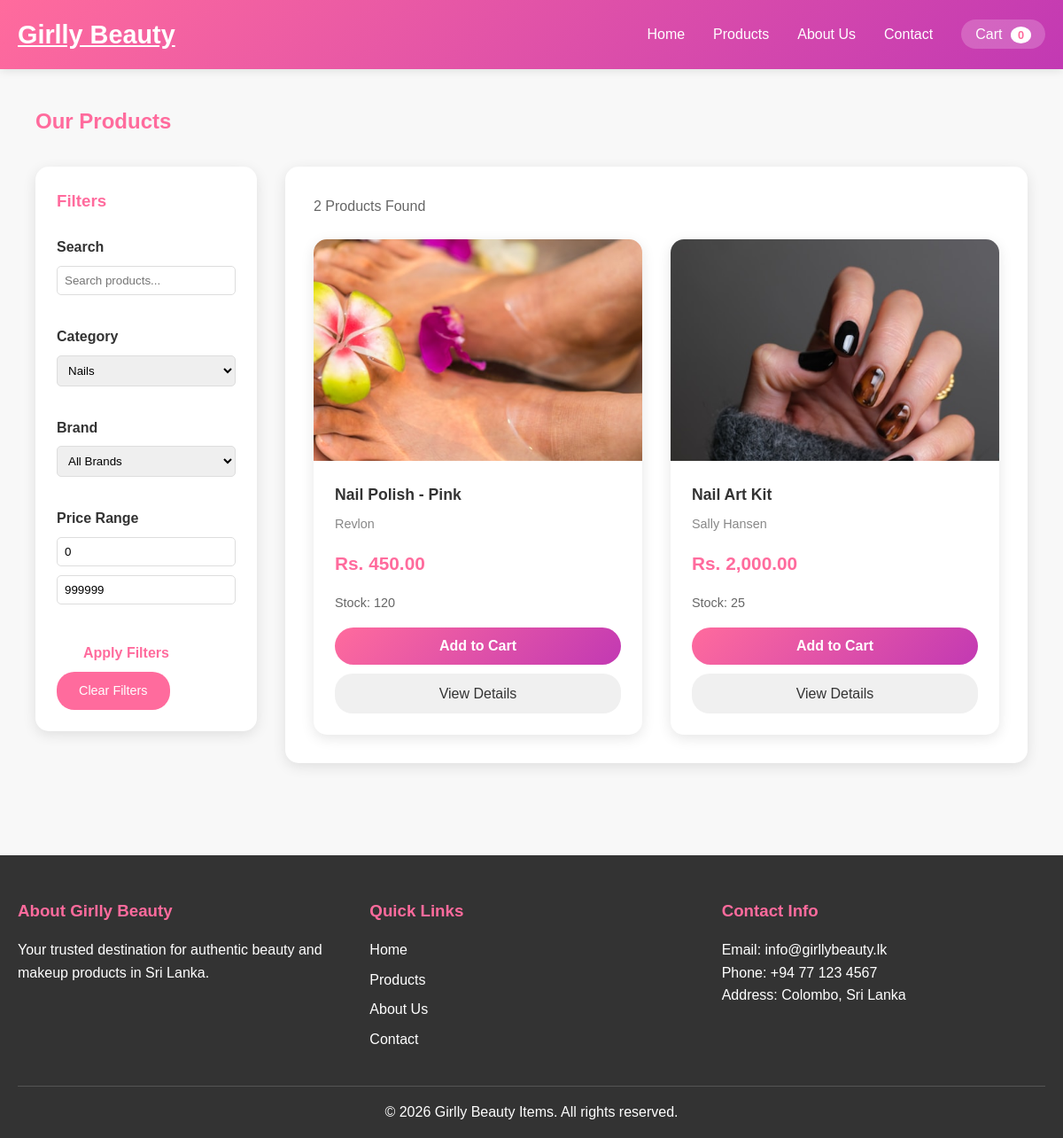
The app's page /products.php?category=5 with its own data.
### tables this page shows
CREATE TABLE IF NOT EXISTS products (
    id INT AUTO_INCREMENT PRIMARY KEY,
    name VARCHAR(200) NOT NULL,
    description TEXT,
    price DECIMAL(10, 2) NOT NULL,
    category_id INT,
    image VARCHAR(255),
    stock INT DEFAULT 0,
    brand VARCHAR(100),
    created_at TIMESTAMP DEFAULT CURRENT_TIMESTAMP,
    FOREIGN KEY (category_id) REFERENCES categories(id) ON DELETE SET NULL
);

### products.php (the view, shortened to what this page needs)
<?php
require_once 'config/database.php';
$categoryFilter = isset($_GET['category']) ? $_GET['category'] : '';
$searchQuery = isset($_GET['search']) ? $_GET['search'] : '';
$minPrice = isset($_GET['min_price']) ? $_GET['min_price'] : 0;
$maxPrice = isset($_GET['max_price']) ? $_GET['max_price'] : 999999;
$sql = "SELECT * FROM products WHERE price >= :minPrice AND price <= :maxPrice";
$params = [':minPrice' => $minPrice, ':maxPrice' => $maxPrice];
if ($categoryFilter) {
    $sql .= " AND category_id = :category";
    $params[':category'] = $categoryFilter;
}
$sql .= " ORDER BY created_at DESC";
$stmt = $pdo->prepare($sql);
$stmt->execute($params);
$products = $stmt->fetchAll();
$categories = $pdo->query("SELECT * FROM categories")->fetchAll();
?>
<?php include 'includes/header.php'; ?>
<section class="products-page">
    <div class="container">
        <h1>Our Products</h1>
        <div class="products-container">
            <aside class="filters-sidebar">
                <h3>Filters</h3>
                <form method="GET" action="products.php" id="filterForm">
                    <div class="filter-group">
                        <h4>Search</h4>
                        <input type="text" name="search" placeholder="Search products..." value="<?php echo htmlspecialchars($searchQuery); ?>">
                    </div>
                    <div class="filter-group">
                        <h4>Category</h4>
                        <select name="category">
                            <?php foreach ($categories as $cat): ?>
                                <option value="<?php echo $cat['id']; ?>" <?php echo $categoryFilter == $cat['id'] ? 'selected' : ''; ?>>
                                    <?php echo $cat['name']; ?>
                                </option>
                            <?php endforeach; ?>
                        </select>
                    </div>
                    <div class="filter-group">
                        <h4>Brand</h4>
                        <select name="brand">
                            <option value="">All Brands</option>
                        </select>
                    </div>
                    <div class="filter-group">
                        <h4>Price Range</h4>
                        <input type="number" name="min_price" placeholder="Min" value="<?php echo $minPrice; ?>">
                        <input type="number" name="max_price" placeholder="Max" value="<?php echo $maxPrice; ?>">
                    </div>
                    <button type="submit" class="btn-primary">Apply Filters</button>
                    <a href="products.php" class="btn-secondary">Clear Filters</a>
                </form>
            </aside>
            <div class="products-main">
                <p class="results-count"><?php echo count($products); ?> Products Found</p>
                <div class="products-grid">
                    <?php if (count($products) > 0): ?>
                        <?php foreach ($products as $product): ?>
                            <div class="product-card">
                                <div class="product-image">
                                    <img src="assets/images/products/<?php echo $product['image']; ?>" alt="<?php echo $product['name']; ?>">
                                </div>
                                <div class="product-info">
                                    <h3><?php echo $product['name']; ?></h3>
                                    <p class="brand"><?php echo $product['brand']; ?></p>
                                    <p class="price">Rs. <?php echo number_format($product['price'], 2); ?></p>
                                    <p class="stock">Stock: <?php echo $product['stock']; ?></p>
                                    <button class="btn-cart" onclick="addToCart(<?php echo $product['id']; ?>)">Add to Cart</button>
                                    <a href="product-details.php?id=<?php echo $product['id']; ?>" class="btn-details">View Details</a>
                                </div>
                            </div>
                        <?php endforeach; ?>
                    <?php else: ?>
                        <p class="no-products">No products found matching your criteria.</p>
                    <?php endif; ?>
                </div>
            </div>
        </div>
    </div>
</section>
<?php include 'includes/footer.php'; ?>

### assets/css/style.css (style rules this page uses)
* { margin: 0; padding: 0; box-sizing: border-box; }
body { font-family: 'Arial', sans-serif; line-height: 1.6; color: #333; background-color: #f8f8f8; overflow-x: hidden; }
.container { max-width: 1200px; margin: 0 auto; padding: 0 20px; }
.products-grid { display: grid; grid-template-columns: repeat(auto-fit, minmax(280px, 1fr)); gap: 2rem; max-width: 1200px; margin: 0 auto; }
.product-card { background: white; border-radius: 20px; overflow: hidden; box-shadow: 0 5px 20px rgba(0,0,0,0.08); transition: all 0.4s cubic-bezier(0.175, 0.885, 0.32, 1.275); position: relative; }
.product-image { width: 100%; height: 250px; overflow: hidden; background: linear-gradient(135deg, #f8f8f8 0%, #fff 100%); display: flex; align-items: center; justify-content: center; position: relative; }
.product-image img { width: 100%; height: 100%; object-fit: cover; transition: transform 0.5s ease; }
.btn-primary { background: white; color: #ff6b9d; padding: 12px 30px; border: none; border-radius: 25px; font-size: 1rem; font-weight: bold; cursor: pointer; text-decoration: none; display: inline-block; transition: transform 0.3s, box-shadow 0.3s; }
.btn-secondary { background: #ff6b9d; color: white; padding: 10px 25px; border: none; border-radius: 20px; font-size: 0.9rem; cursor: pointer; text-decoration: none; display: inline-block; transition: background 0.3s; }
.btn-cart::before { content: ''; position: absolute; top: 50%; left: 50%; width: 0; height: 0; border-radius: 50%; background: rgba(255,255,255,0.3); transform: translate(-50%, -50%); transition: width 0.6s, height 0.6s; }
.products-grid { display: grid; grid-template-columns: repeat(auto-fit, minmax(250px, 1fr)); gap: 2rem; }
.product-card { background: white; border-radius: 15px; overflow: hidden; box-shadow: 0 4px 15px rgba(0,0,0,0.1); transition: transform 0.3s, box-shadow 0.3s; }
.product-image img { width: 100%; height: 100%; object-fit: cover; }
.product-info { padding: 1.5rem; }
.product-info h3 { color: #333; margin-bottom: 0.5rem; font-size: 1.1rem; }
.brand { color: #888; font-size: 0.9rem; margin-bottom: 0.5rem; }
.price { color: #ff6b9d; font-size: 1.3rem; font-weight: bold; margin: 1rem 0; }
.stock { color: #666; font-size: 0.9rem; margin-bottom: 1rem; }
.btn-cart { background: linear-gradient(135deg, #ff6b9d 0%, #c239b3 100%); color: white; padding: 12px 20px; border: none; border-radius: 25px; cursor: pointer; width: 100%; font-size: 1rem; font-weight: bold; transition: all 0.3s; position: relative; overflow: hidden; }
.btn-details { display: inline-block; background: #f0f0f0; color: #333; padding: 10px 20px; border-radius: 20px; text-decoration: none; margin-top: 10px; width: 100%; text-align: center; transition: background 0.3s; }
.products-page { padding: 40px 20px; }
.products-page h1 { color: #ff6b9d; margin-bottom: 2rem; }
.products-container { display: grid; grid-template-columns: 250px 1fr; gap: 2rem; }
.filters-sidebar { background: white; padding: 1.5rem; border-radius: 15px; height: fit-content; box-shadow: 0 4px 15px rgba(0,0,0,0.1); }
.filters-sidebar h3 { color: #ff6b9d; margin-bottom: 1.5rem; }
.filter-group { margin-bottom: 1.5rem; }
.filter-group h4 { color: #333; margin-bottom: 0.5rem; }
.filter-group input, .filter-group select { width: 100%; padding: 8px; border: 1px solid #ddd; border-radius: 5px; margin-bottom: 10px; }
.products-main { background: white; padding: 2rem; border-radius: 15px; box-shadow: 0 4px 15px rgba(0,0,0,0.1); }
.results-count { color: #666; margin-bottom: 1.5rem; }

### records on screen
products: image (picture), name "Nail Polish - Pink", brand "Revlon", price "450.00", stock "120"
products: image (picture), name "Nail Art Kit", brand "Sally Hansen", price "2,000.00", stock "25"

### other values on screen
count($products) "2"
form field category "Nails"
